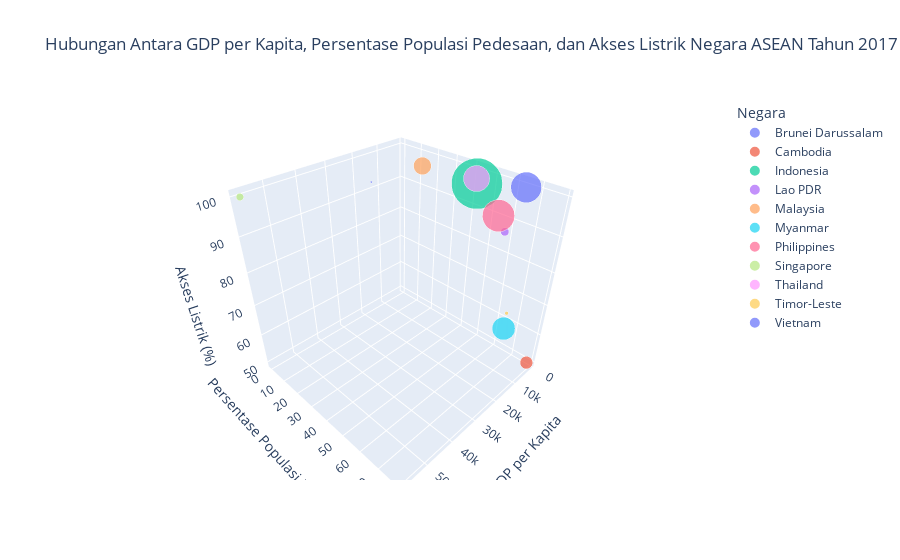

Notebook code cell kept with this figure:
### Code cell
# Menyeleksi data untuk negara ASEAN
asean_countries = ['Indonesia', 'Thailand', 'Malaysia', 'Singapore', 'Philippines', 'Vietnam', 'Myanmar', 'Cambodia', 'Brunei Darussalam', 'Lao PDR', 'Timor-Leste']
df_asean = final[final['countryname'].isin(asean_countries)]

# Pilih tahun yang ingin ditampilkan
tahun_terpilih = 2017
df_tahun_terpilih = df_asean[df_asean['year'] == tahun_terpilih]

# Membuat visualisasi menggunakan Plotly Express
fig = px.scatter_3d(df_tahun_terpilih, 
                    x='gdppercapita', 
                    y='ruralpopulationpercent', 
                    z='electricityaccesspercent', 
                    color='countryname',
                    size='population',
                    hover_name='countryname',
                    title=f'Hubungan Antara GDP per Kapita, Persentase Populasi Pedesaan, dan Akses Listrik Negara ASEAN Tahun {tahun_terpilih}',
                    labels={'gdppercapita': 'GDP per Kapita', 'ruralpopulationpercent': 'Persentase Populasi Pedesaan', 'electricityaccesspercent': 'Akses Listrik (%)', 'countryname': 'Negara'},
                    size_max=50)

fig.show()

### Figure 1 — Plotly figure (JSON) as saved in the notebook; plotly's stock layout.template omitted (floating-point values rounded to 4 significant figures)
{"data": [{"hovertemplate": "<b>%{hovertext}</b><br><br>Negara=Brunei Darussalam<br>GDP per Kapita=%{x}<br>Persentase Populasi Pedesaan=%{y}<br>Akses Listrik (%)=%{z}<br>population=%{marker.size}<extra></extra>", "hovertext": ["Brunei Darussalam"], "legendgroup": "Brunei Darussalam", "marker": {"color": "#636efa", "size": [428697], "sizemode": "area", "sizeref": 105600.0, "symbol": "circle"}, "mode": "markers", "name": "Brunei Darussalam", "scene": "scene", "showlegend": true, "type": "scatter3d", "x": [28290.0], "y": [22.2], "z": [100]}, {"hovertemplate": "<b>%{hovertext}</b><br><br>Negara=Cambodia<br>GDP per Kapita=%{x}<br>Persentase Populasi Pedesaan=%{y}<br>Akses Listrik (%)=%{z}<br>population=%{marker.size}<extra></extra>", "hovertext": ["Cambodia"], "legendgroup": "Cambodia", "marker": {"color": "#EF553B", "size": [16005373], "sizemode": "area", "sizeref": 105600.0, "symbol": "circle"}, "mode": "markers", "name": "Cambodia", "scene": "scene", "showlegend": true, "type": "scatter3d", "x": [1384.0], "y": [78.82], "z": [49.77]}, {"hovertemplate": "<b>%{hovertext}</b><br><br>Negara=Indonesia<br>GDP per Kapita=%{x}<br>Persentase Populasi Pedesaan=%{y}<br>Akses Listrik (%)=%{z}<br>population=%{marker.size}<extra></extra>", "hovertext": ["Indonesia"], "legendgroup": "Indonesia", "marker": {"color": "#00cc96", "size": [263991379], "sizemode": "area", "sizeref": 105600.0, "symbol": "circle"}, "mode": "markers", "name": "Indonesia", "scene": "scene", "showlegend": true, "type": "scatter3d", "x": [3847.0], "y": [44.82], "z": [97.62]}, {"hovertemplate": "<b>%{hovertext}</b><br><br>Negara=Lao PDR<br>GDP per Kapita=%{x}<br>Persentase Populasi Pedesaan=%{y}<br>Akses Listrik (%)=%{z}<br>population=%{marker.size}<extra></extra>", "hovertext": ["Lao PDR"], "legendgroup": "Lao PDR", "marker": {"color": "#ab63fa", "size": [6858160], "sizemode": "area", "sizeref": 105600.0, "symbol": "circle"}, "mode": "markers", "name": "Lao PDR", "scene": "scene", "showlegend": true, "type": "scatter3d", "x": [2457.0], "y": [59.33], "z": [87.1]}, {"hovertemplate": "<b>%{hovertext}</b><br><br>Negara=Malaysia<br>GDP per Kapita=%{x}<br>Persentase Populasi Pedesaan=%{y}<br>Akses Listrik (%)=%{z}<br>population=%{marker.size}<extra></extra>", "hovertext": ["Malaysia"], "legendgroup": "Malaysia", "marker": {"color": "#FFA15A", "size": [31624264], "sizemode": "area", "sizeref": 105600.0, "symbol": "circle"}, "mode": "markers", "name": "Malaysia", "scene": "scene", "showlegend": true, "type": "scatter3d", "x": [9945.0], "y": [23.99], "z": [100]}, {"hovertemplate": "<b>%{hovertext}</b><br><br>Negara=Myanmar<br>GDP per Kapita=%{x}<br>Persentase Populasi Pedesaan=%{y}<br>Akses Listrik (%)=%{z}<br>population=%{marker.size}<extra></extra>", "hovertext": ["Myanmar"], "legendgroup": "Myanmar", "marker": {"color": "#19d3f3", "size": [53370609], "sizemode": "area", "sizeref": 105600.0, "symbol": "circle"}, "mode": "markers", "name": "Myanmar", "scene": "scene", "showlegend": true, "type": "scatter3d", "x": [1299.0], "y": [64.79], "z": [57.01]}, {"hovertemplate": "<b>%{hovertext}</b><br><br>Negara=Philippines<br>GDP per Kapita=%{x}<br>Persentase Populasi Pedesaan=%{y}<br>Akses Listrik (%)=%{z}<br>population=%{marker.size}<extra></extra>", "hovertext": ["Philippines"], "legendgroup": "Philippines", "marker": {"color": "#FF6692", "size": [104918090], "sizemode": "area", "sizeref": 105600.0, "symbol": "circle"}, "mode": "markers", "name": "Philippines", "scene": "scene", "showlegend": true, "type": "scatter3d", "x": [2989.0], "y": [55.77], "z": [90.98]}, {"hovertemplate": "<b>%{hovertext}</b><br><br>Negara=Singapore<br>GDP per Kapita=%{x}<br>Persentase Populasi Pedesaan=%{y}<br>Akses Listrik (%)=%{z}<br>population=%{marker.size}<extra></extra>", "hovertext": ["Singapore"], "legendgroup": "Singapore", "marker": {"color": "#B6E880", "size": [5612253], "sizemode": "area", "sizeref": 105600.0, "symbol": "circle"}, "mode": "markers", "name": "Singapore", "scene": "scene", "showlegend": true, "type": "scatter3d", "x": [57710.0], "y": [0], "z": [100]}, {"hovertemplate": "<b>%{hovertext}</b><br><br>Negara=Thailand<br>GDP per Kapita=%{x}<br>Persentase Populasi Pedesaan=%{y}<br>Akses Listrik (%)=%{z}<br>population=%{marker.size}<extra></extra>", "hovertext": ["Thailand"], "legendgroup": "Thailand", "marker": {"color": "#FF97FF", "size": [69037513], "sizemode": "area", "sizeref": 105600.0, "symbol": "circle"}, "mode": "markers", "name": "Thailand", "scene": "scene", "showlegend": true, "type": "scatter3d", "x": [6594.0], "y": [47.33], "z": [100]}, {"hovertemplate": "<b>%{hovertext}</b><br><br>Negara=Timor-Leste<br>GDP per Kapita=%{x}<br>Persentase Populasi Pedesaan=%{y}<br>Akses Listrik (%)=%{z}<br>population=%{marker.size}<extra></extra>", "hovertext": ["Timor-Leste"], "legendgroup": "Timor-Leste", "marker": {"color": "#FECB52", "size": [1296311], "sizemode": "area", "sizeref": 105600.0, "symbol": "circle"}, "mode": "markers", "name": "Timor-Leste", "scene": "scene", "showlegend": true, "type": "scatter3d", "x": [2279.0], "y": [65.98], "z": [63.39]}, {"hovertemplate": "<b>%{hovertext}</b><br><br>Negara=Vietnam<br>GDP per Kapita=%{x}<br>Persentase Populasi Pedesaan=%{y}<br>Akses Listrik (%)=%{z}<br>population=%{marker.size}<extra></extra>", "hovertext": ["Vietnam"], "legendgroup": "Vietnam", "marker": {"color": "#636efa", "size": [95540800], "sizemode": "area", "sizeref": 105600.0, "symbol": "circle"}, "mode": "markers", "name": "Vietnam", "scene": "scene", "showlegend": true, "type": "scatter3d", "x": [2343.0], "y": [65.12], "z": [100]}], "layout": {"legend": {"itemsizing": "constant", "title": {"text": "Negara"}, "tracegroupgap": 0}, "scene": {"domain": {"x": [0, 1], "y": [0, 1]}, "xaxis": {"title": {"text": "GDP per Kapita"}}, "yaxis": {"title": {"text": "Persentase Populasi Pedesaan"}}, "zaxis": {"title": {"text": "Akses Listrik (%)"}}}, "title": {"text": "Hubungan Antara GDP per Kapita, Persentase Populasi Pedesaan, dan Akses Listrik Negara ASEAN Tahun 2017"}}}
